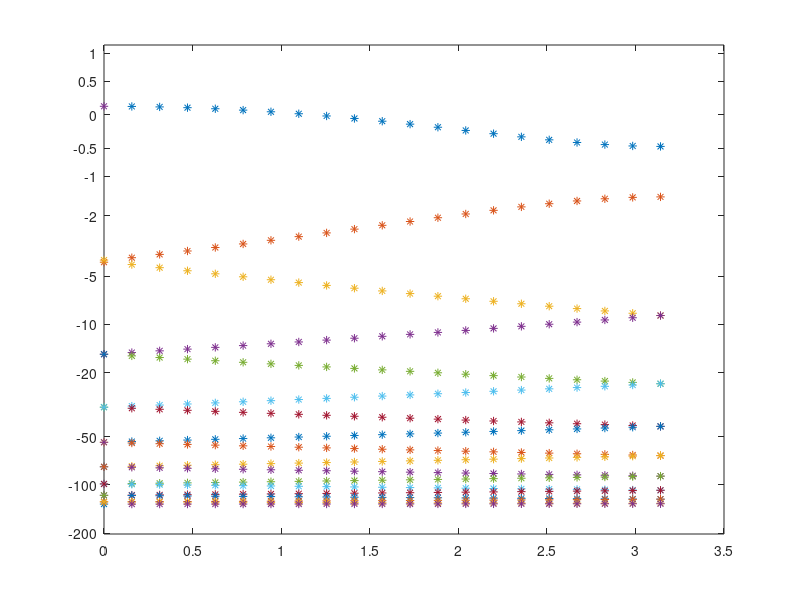

Recreate this plot in MATLAB.
% numerically find linear solutions of potential well problem
A=-1
H=pi
V=@(x) A*cos(2*x);
Npts=19

x=linspace(0,H,Npts);
j=2:Npts
xj=x(j-1)
h=diff(x(1:2))
A0=sparse(j,j-1,1/h^2,Npts+1,Npts+1) ...
  +sparse(j,j+1,1/h^2,Npts+1,Npts+1) ...
  +sparse(j,j,-2/h^2-V(xj),Npts+1,Npts+1);
A0=full(A0)
B=full(sparse(j,j,1,Npts+1,Npts+1))

ws=[];
phis=linspace(0,pi,21);
for phi=phis
A=A0;
A([1,Npts+1],[1,Npts+1])=eye(2);
A(1,Npts)=-exp(-1i*phi);
A(Npts+1,2)=-exp(+1i*phi);
w=eig(A,B);
w(isinf(w))=[]
ws=[ws;sort(w)'];
end
normimagfreq=norm(imag(ws))
plot(phis,asinh(real(ws)),'*')
tickx=[0.5 1 2];
tickx=sort([tickx 0 -tickx -10*tickx -100*tickx]');
set(gca,'Ytick',asinh(tickx),'YtickLabel',num2str(tickx))
